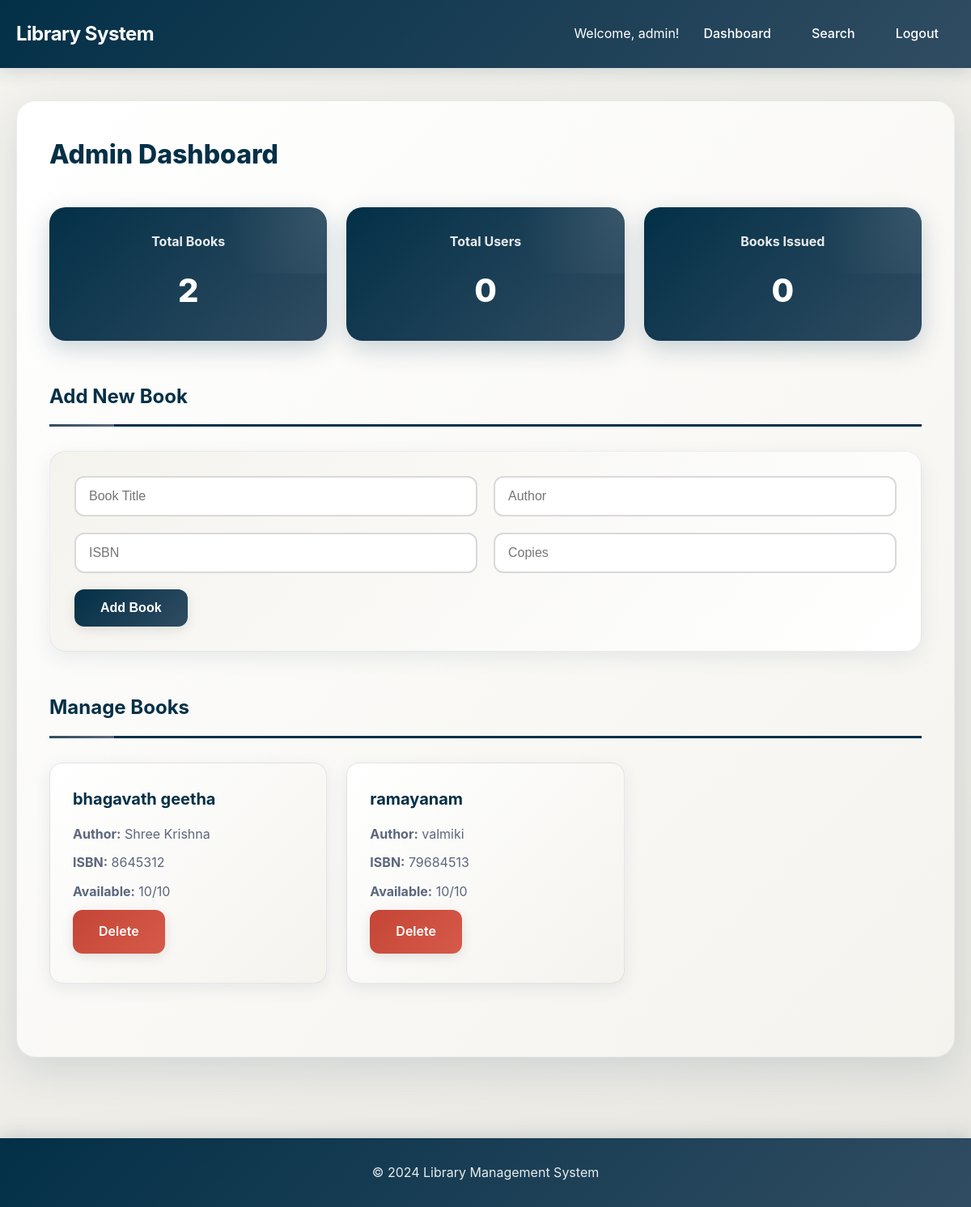
Page /admin_dashboard (signed in) on the committed database.
### tables this page shows
CREATE TABLE books (
            id INTEGER PRIMARY KEY AUTOINCREMENT,
            title TEXT NOT NULL,
            author TEXT NOT NULL,
            isbn TEXT UNIQUE,
            available_copies INTEGER DEFAULT 1,
            total_copies INTEGER DEFAULT 1,
            created_at TIMESTAMP DEFAULT CURRENT_TIMESTAMP
        );

### app.py (the view)
@app.route('/admin_dashboard')
def admin_dashboard():
    if 'user_id' not in session or session['role'] != 'admin':
        return redirect(url_for('login'))
    conn = get_db_connection()
    books = conn.execute('SELECT * FROM books ORDER BY title').fetchall()
    users = conn.execute('SELECT COUNT(*) as count FROM users WHERE role = "user"').fetchone()
    issued = conn.execute('SELECT COUNT(*) as count FROM issued_books WHERE returned = FALSE').fetchone()
    conn.close()
    return render_template('admin_dashboard.html', books=books,
                         user_count=users['count'], issued_count=issued['count'])

### app.py (called while the page is built)
def get_db_connection():
    conn = sqlite3.connect(DB_PATH)
    conn.row_factory = sqlite3.Row
    return conn

### templates/admin_dashboard.html (shortened to what this page needs)
{% extends "base.html" %}
{% block content %}
<div class="dashboard">
    <h2>Admin Dashboard</h2>
    <div class="stats">
        <div class="stat-card">
            <h3>Total Books</h3>
            <p>{{ books|length }}</p>
        </div>
        <div class="stat-card">
            <h3>Total Users</h3>
            <p>{{ user_count }}</p>
        </div>
        <div class="stat-card">
            <h3>Books Issued</h3>
            <p>{{ issued_count }}</p>
        </div>
    </div>
    <div class="admin-section">
        <h3>Add New Book</h3>
        <form method="POST" action="{{ url_for('add_book') }}" class="book-form">
            <div class="form-row">
                <input type="text" name="title" placeholder="Book Title" required>
                <input type="text" name="author" placeholder="Author" required>
            </div>
            <div class="form-row">
                <input type="text" name="isbn" placeholder="ISBN" required>
                <input type="number" name="copies" placeholder="Copies" min="1" required>
            </div>
            <button type="submit" class="btn btn-primary">Add Book</button>
        </form>
    </div>
    <div class="admin-section">
        <h3>Manage Books</h3>
        <div class="books-grid">
            {% for book in books %}
            <div class="book-card">
                <h4>{{ book.title }}</h4>
                <p><strong>Author:</strong> {{ book.author }}</p>
                <p><strong>ISBN:</strong> {{ book.isbn }}</p>
                <p><strong>Available:</strong> {{ book.available_copies }}/{{ book.total_copies }}</p>
                <a href="{{ url_for('delete_book', book_id=book.id) }}"
                   class="btn btn-danger"
                   onclick="return confirm('Are you sure?')">Delete</a>
            </div>
            {% endfor %}
        </div>
    </div>
</div>
{% endblock %}

### templates/base.html (shortened to what this page needs)
<!DOCTYPE html>
<html lang="en">
<head>
    <link rel="stylesheet" href="{{ url_for('static', filename='css/style.css') }}">
</head>
<body>
    <nav class="navbar">
        <div class="nav-container">
            <h1><a href="{{ url_for('home') }}">Library System</a></h1>
            <div class="nav-links">
                {% if session.user_id %}
                    <span>Welcome, {{ session.username }}!</span>
                    {% if session.role == 'admin' %}
                        <a href="{{ url_for('admin_dashboard') }}">Dashboard</a>
                    {% else %}
                        <a href="{{ url_for('user_dashboard') }}">Dashboard</a>
                    {% endif %}
                    <a href="{{ url_for('search') }}">Search</a>
                    <a href="{{ url_for('logout') }}">Logout</a>
                {% else %}
                    <a href="{{ url_for('login') }}">Login</a>
                    <a href="{{ url_for('register') }}">Register</a>
                {% endif %}
            </div>
        </div>
    </nav>
    <main class="main-content">
        {% block content %}{% endblock %}
    </main>
    <footer>
        <p>&copy; 2024 Library Management System</p>
    </footer>
</body>
</html>

### rows in the picture
books: title "bhagavath geetha", author "Shree Krishna", isbn "8645312", available_copies "10", total_copies "10"
books: title "ramayanam", author "valmiki", isbn "79684513", available_copies "10", total_copies "10"

### other values in the picture
{{ session.username }} "admin"
{{ books|length }} "2"
{{ user_count }} "0"
{{ issued_count }} "0"
